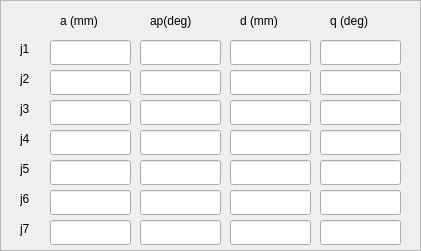
    <widget class="QFrame" name="frame_6">
     <property name="geometry">
      <rect>
       <x>460</x>
       <y>290</y>
       <width>421</width>
       <height>251</height>
      </rect>
     </property>
     <property name="frameShape">
      <enum>QFrame::StyledPanel</enum>
     </property>
     <property name="frameShadow">
      <enum>QFrame::Raised</enum>
     </property>
     <widget class="QLabel" name="label_167">
      <property name="geometry">
       <rect>
        <x>60</x>
        <y>10</y>
        <width>61</width>
        <height>21</height>
       </rect>
      </property>
      <property name="text">
       <string>a (mm)</string>
      </property>
     </widget>
     <widget class="QLabel" name="label_168">
      <property name="geometry">
       <rect>
        <x>150</x>
        <y>10</y>
        <width>61</width>
        <height>21</height>
       </rect>
      </property>
      <property name="text">
       <string>ap(deg)</string>
      </property>
     </widget>
     <widget class="QLabel" name="label_169">
      <property name="geometry">
       <rect>
        <x>240</x>
        <y>10</y>
        <width>61</width>
        <height>21</height>
       </rect>
      </property>
      <property name="text">
       <string>d (mm)</string>
      </property>
     </widget>
     <widget class="QLabel" name="label_170">
      <property name="geometry">
       <rect>
        <x>330</x>
        <y>10</y>
        <width>61</width>
        <height>21</height>
       </rect>
      </property>
      <property name="text">
       <string>q (deg)</string>
      </property>
     </widget>
     <widget class="QLabel" name="label_171">
      <property name="geometry">
       <rect>
        <x>20</x>
        <y>40</y>
        <width>21</width>
        <height>17</height>
       </rect>
      </property>
      <property name="text">
       <string>j1</string>
      </property>
     </widget>
     <widget class="QLabel" name="label_172">
      <property name="geometry">
       <rect>
        <x>20</x>
        <y>70</y>
        <width>21</width>
        <height>17</height>
       </rect>
      </property>
      <property name="text">
       <string>j2</string>
      </property>
     </widget>
     <widget class="QLabel" name="label_173">
      <property name="geometry">
       <rect>
        <x>20</x>
        <y>100</y>
        <width>21</width>
        <height>17</height>
       </rect>
      </property>
      <property name="text">
       <string>j3</string>
      </property>
     </widget>
     <widget class="QLabel" name="label_174">
      <property name="geometry">
       <rect>
        <x>20</x>
        <y>130</y>
        <width>21</width>
        <height>17</height>
       </rect>
      </property>
      <property name="text">
       <string>j4</string>
      </property>
     </widget>
     <widget class="QLabel" name="label_175">
      <property name="geometry">
       <rect>
        <x>20</x>
        <y>160</y>
        <width>21</width>
        <height>17</height>
       </rect>
      </property>
      <property name="text">
       <string>j5</string>
      </property>
     </widget>
     <widget class="QLabel" name="label_176">
      <property name="geometry">
       <rect>
        <x>20</x>
        <y>190</y>
        <width>21</width>
        <height>17</height>
       </rect>
      </property>
      <property name="text">
       <string>j6</string>
      </property>
     </widget>
     <widget class="QLineEdit" name="lineEdit_cal_j1_a">
      <property name="geometry">
       <rect>
        <x>50</x>
        <y>40</y>
        <width>81</width>
        <height>25</height>
       </rect>
      </property>
      <property name="layoutDirection">
       <enum>Qt::LeftToRight</enum>
      </property>
      <property name="text">
       <string/>
      </property>
      <property name="maxLength">
       <number>32767</number>
      </property>
      <property name="alignment">
       <set>Qt::AlignRight|Qt::AlignTrailing|Qt::AlignVCenter</set>
      </property>
      <property name="readOnly">
       <bool>true</bool>
      </property>
     </widget>
     <widget class="QLineEdit" name="lineEdit_cal_j1_ap">
      <property name="geometry">
       <rect>
        <x>140</x>
        <y>40</y>
        <width>81</width>
        <height>25</height>
       </rect>
      </property>
      <property name="layoutDirection">
       <enum>Qt::LeftToRight</enum>
      </property>
      <property name="alignment">
       <set>Qt::AlignRight|Qt::AlignTrailing|Qt::AlignVCenter</set>
      </property>
      <property name="readOnly">
       <bool>true</bool>
      </property>
     </widget>
     <widget class="QLineEdit" name="lineEdit_cal_j1_d">
      <property name="geometry">
       <rect>
        <x>230</x>
        <y>40</y>
        <width>81</width>
        <height>25</height>
       </rect>
      </property>
      <property name="layoutDirection">
       <enum>Qt::LeftToRight</enum>
      </property>
      <property name="alignment">
       <set>Qt::AlignRight|Qt::AlignTrailing|Qt::AlignVCenter</set>
      </property>
      <property name="readOnly">
       <bool>true</bool>
      </property>
     </widget>
     <widget class="QLineEdit" name="lineEdit_cal_j1_q">
      <property name="geometry">
       <rect>
        <x>320</x>
        <y>40</y>
        <width>81</width>
        <height>25</height>
       </rect>
      </property>
      <property name="layoutDirection">
       <enum>Qt::LeftToRight</enum>
      </property>
      <property name="alignment">
       <set>Qt::AlignRight|Qt::AlignTrailing|Qt::AlignVCenter</set>
      </property>
      <property name="readOnly">
       <bool>true</bool>
      </property>
     </widget>
     <widget class="QLineEdit" name="lineEdit_cal_j2_ap">
      <property name="geometry">
       <rect>
        <x>140</x>
        <y>70</y>
        <width>81</width>
        <height>25</height>
       </rect>
      </property>
      <property name="layoutDirection">
       <enum>Qt::LeftToRight</enum>
      </property>
      <property name="alignment">
       <set>Qt::AlignRight|Qt::AlignTrailing|Qt::AlignVCenter</set>
      </property>
      <property name="readOnly">
       <bool>true</bool>
      </property>
     </widget>
     <widget class="QLineEdit" name="lineEdit_cal_j2_d">
      <property name="geometry">
       <rect>
        <x>230</x>
        <y>70</y>
        <width>81</width>
        <height>25</height>
       </rect>
      </property>
      <property name="layoutDirection">
       <enum>Qt::LeftToRight</enum>
      </property>
      <property name="alignment">
       <set>Qt::AlignRight|Qt::AlignTrailing|Qt::AlignVCenter</set>
      </property>
      <property name="readOnly">
       <bool>true</bool>
      </property>
     </widget>
     <widget class="QLineEdit" name="lineEdit_cal_j2_a">
      <property name="geometry">
       <rect>
        <x>50</x>
        <y>70</y>
        <width>81</width>
        <height>25</height>
       </rect>
      </property>
      <property name="layoutDirection">
       <enum>Qt::LeftToRight</enum>
      </property>
      <property name="text">
       <string/>
      </property>
      <property name="maxLength">
       <number>32767</number>
      </property>
      <property name="alignment">
       <set>Qt::AlignRight|Qt::AlignTrailing|Qt::AlignVCenter</set>
      </property>
      <property name="readOnly">
       <bool>true</bool>
      </property>
     </widget>
     <widget class="QLineEdit" name="lineEdit_cal_j2_q">
      <property name="geometry">
       <rect>
        <x>320</x>
        <y>70</y>
        <width>81</width>
        <height>25</height>
       </rect>
      </property>
      <property name="layoutDirection">
       <enum>Qt::LeftToRight</enum>
      </property>
      <property name="alignment">
       <set>Qt::AlignRight|Qt::AlignTrailing|Qt::AlignVCenter</set>
      </property>
      <property name="readOnly">
       <bool>true</bool>
      </property>
     </widget>
     <widget class="QLineEdit" name="lineEdit_cal_j3_ap">
      <property name="geometry">
       <rect>
        <x>140</x>
        <y>100</y>
        <width>81</width>
        <height>25</height>
       </rect>
      </property>
      <property name="layoutDirection">
       <enum>Qt::LeftToRight</enum>
      </property>
      <property name="alignment">
       <set>Qt::AlignRight|Qt::AlignTrailing|Qt::AlignVCenter</set>
      </property>
      <property name="readOnly">
       <bool>true</bool>
      </property>
     </widget>
     <widget class="QLineEdit" name="lineEdit_cal_j3_d">
      <property name="geometry">
       <rect>
        <x>230</x>
        <y>100</y>
        <width>81</width>
        <height>25</height>
       </rect>
      </property>
      <property name="layoutDirection">
       <enum>Qt::LeftToRight</enum>
      </property>
      <property name="alignment">
       <set>Qt::AlignRight|Qt::AlignTrailing|Qt::AlignVCenter</set>
      </property>
      <property name="readOnly">
       <bool>true</bool>
      </property>
     </widget>
     <widget class="QLineEdit" name="lineEdit_cal_j3_a">
      <property name="geometry">
       <rect>
        <x>50</x>
        <y>100</y>
        <width>81</width>
        <height>25</height>
       </rect>
      </property>
      <property name="layoutDirection">
       <enum>Qt::LeftToRight</enum>
      </property>
      <property name="text">
       <string/>
      </property>
      <property name="maxLength">
       <number>32767</number>
      </property>
      <property name="alignment">
       <set>Qt::AlignRight|Qt::AlignTrailing|Qt::AlignVCenter</set>
      </property>
      <property name="readOnly">
       <bool>true</bool>
      </property>
     </widget>
     <widget class="QLineEdit" name="lineEdit_cal_j3_q">
      <property name="geometry">
       <rect>
        <x>320</x>
        <y>100</y>
        <width>81</width>
        <height>25</height>
       </rect>
      </property>
      <property name="layoutDirection">
       <enum>Qt::LeftToRight</enum>
      </property>
      <property name="alignment">
       <set>Qt::AlignRight|Qt::AlignTrailing|Qt::AlignVCenter</set>
      </property>
      <property name="readOnly">
       <bool>true</bool>
      </property>
     </widget>
     <widget class="QLineEdit" name="lineEdit_cal_j4_ap">
      <property name="geometry">
       <rect>
        <x>140</x>
        <y>130</y>
        <width>81</width>
        <height>25</height>
       </rect>
      </property>
      <property name="layoutDirection">
       <enum>Qt::LeftToRight</enum>
      </property>
      <property name="alignment">
       <set>Qt::AlignRight|Qt::AlignTrailing|Qt::AlignVCenter</set>
      </property>
      <property name="readOnly">
       <bool>true</bool>
      </property>
     </widget>
     <widget class="QLineEdit" name="lineEdit_cal_j4_d">
      <property name="geometry">
       <rect>
        <x>230</x>
        <y>130</y>
        <width>81</width>
        <height>25</height>
       </rect>
      </property>
      <property name="layoutDirection">
       <enum>Qt::LeftToRight</enum>
      </property>
      <property name="alignment">
       <set>Qt::AlignRight|Qt::AlignTrailing|Qt::AlignVCenter</set>
      </property>
      <property name="readOnly">
       <bool>true</bool>
      </property>
     </widget>
     <widget class="QLineEdit" name="lineEdit_cal_j4_a">
      <property name="geometry">
       <rect>
        <x>50</x>
        <y>130</y>
        <width>81</width>
        <height>25</height>
       </rect>
      </property>
      <property name="layoutDirection">
       <enum>Qt::LeftToRight</enum>
      </property>
      <property name="text">
       <string/>
      </property>
      <property name="maxLength">
       <number>32767</number>
      </property>
      <property name="alignment">
       <set>Qt::AlignRight|Qt::AlignTrailing|Qt::AlignVCenter</set>
      </property>
      <property name="readOnly">
       <bool>true</bool>
      </property>
     </widget>
     <widget class="QLineEdit" name="lineEdit_cal_j4_q">
      <property name="geometry">
       <rect>
        <x>320</x>
        <y>130</y>
        <width>81</width>
        <height>25</height>
       </rect>
      </property>
      <property name="layoutDirection">
       <enum>Qt::LeftToRight</enum>
      </property>
      <property name="alignment">
       <set>Qt::AlignRight|Qt::AlignTrailing|Qt::AlignVCenter</set>
      </property>
      <property name="readOnly">
       <bool>true</bool>
      </property>
     </widget>
     <widget class="QLineEdit" name="lineEdit_cal_j5_ap">
      <property name="geometry">
       <rect>
        <x>140</x>
        <y>160</y>
        <width>81</width>
        <height>25</height>
       </rect>
      </property>
      <property name="layoutDirection">
       <enum>Qt::LeftToRight</enum>
      </property>
      <property name="alignment">
       <set>Qt::AlignRight|Qt::AlignTrailing|Qt::AlignVCenter</set>
      </property>
      <property name="readOnly">
       <bool>true</bool>
      </property>
     </widget>
     <widget class="QLineEdit" name="lineEdit_cal_j5_d">
      <property name="geometry">
       <rect>
        <x>230</x>
        <y>160</y>
        <width>81</width>
        <height>25</height>
       </rect>
      </property>
      <property name="layoutDirection">
       <enum>Qt::LeftToRight</enum>
      </property>
      <property name="alignment">
       <set>Qt::AlignRight|Qt::AlignTrailing|Qt::AlignVCenter</set>
      </property>
      <property name="readOnly">
       <bool>true</bool>
      </property>
     </widget>
     <widget class="QLineEdit" name="lineEdit_cal_j5_a">
      <property name="geometry">
       <rect>
        <x>50</x>
        <y>160</y>
        <width>81</width>
        <height>25</height>
       </rect>
      </property>
      <property name="layoutDirection">
       <enum>Qt::LeftToRight</enum>
      </property>
      <property name="text">
       <string/>
      </property>
      <property name="maxLength">
       <number>32767</number>
      </property>
      <property name="alignment">
       <set>Qt::AlignRight|Qt::AlignTrailing|Qt::AlignVCenter</set>
      </property>
      <property name="readOnly">
       <bool>true</bool>
      </property>
     </widget>
     <widget class="QLineEdit" name="lineEdit_cal_j5_q">
      <property name="geometry">
       <rect>
        <x>320</x>
        <y>160</y>
        <width>81</width>
        <height>25</height>
       </rect>
      </property>
      <property name="layoutDirection">
       <enum>Qt::LeftToRight</enum>
      </property>
      <property name="alignment">
       <set>Qt::AlignRight|Qt::AlignTrailing|Qt::AlignVCenter</set>
      </property>
      <property name="readOnly">
       <bool>true</bool>
      </property>
     </widget>
     <widget class="QLineEdit" name="lineEdit_cal_j6_ap">
      <property name="geometry">
       <rect>
        <x>140</x>
        <y>190</y>
        <width>81</width>
        <height>25</height>
       </rect>
      </property>
      <property name="layoutDirection">
       <enum>Qt::LeftToRight</enum>
      </property>
      <property name="alignment">
       <set>Qt::AlignRight|Qt::AlignTrailing|Qt::AlignVCenter</set>
      </property>
      <property name="readOnly">
       <bool>true</bool>
      </property>
     </widget>
     <widget class="QLineEdit" name="lineEdit_cal_j6_d">
      <property name="geometry">
       <rect>
        <x>230</x>
        <y>190</y>
        <width>81</width>
        <height>25</height>
       </rect>
      </property>
      <property name="layoutDirection">
       <enum>Qt::LeftToRight</enum>
      </property>
      <property name="alignment">
       <set>Qt::AlignRight|Qt::AlignTrailing|Qt::AlignVCenter</set>
      </property>
      <property name="readOnly">
       <bool>true</bool>
      </property>
     </widget>
     <widget class="QLineEdit" name="lineEdit_cal_j6_a">
      <property name="geometry">
       <rect>
        <x>50</x>
        <y>190</y>
        <width>81</width>
        <height>25</height>
       </rect>
      </property>
      <property name="layoutDirection">
       <enum>Qt::LeftToRight</enum>
      </property>
      <property name="text">
       <string/>
      </property>
      <property name="maxLength">
       <number>32767</number>
      </property>
      <property name="alignment">
       <set>Qt::AlignRight|Qt::AlignTrailing|Qt::AlignVCenter</set>
      </property>
      <property name="readOnly">
       <bool>true</bool>
      </property>
     </widget>
     <widget class="QLineEdit" name="lineEdit_cal_j6_q">
      <property name="geometry">
       <rect>
        <x>320</x>
        <y>190</y>
        <width>81</width>
        <height>25</height>
       </rect>
      </property>
      <property name="layoutDirection">
       <enum>Qt::LeftToRight</enum>
      </property>
      <property name="alignment">
       <set>Qt::AlignRight|Qt::AlignTrailing|Qt::AlignVCenter</set>
      </property>
      <property name="readOnly">
       <bool>true</bool>
      </property>
     </widget>
     <widget class="QLineEdit" name="lineEdit_cal_j7_q">
      <property name="geometry">
       <rect>
        <x>320</x>
        <y>220</y>
        <width>81</width>
        <height>25</height>
       </rect>
      </property>
      <property name="layoutDirection">
       <enum>Qt::LeftToRight</enum>
      </property>
      <property name="alignment">
       <set>Qt::AlignRight|Qt::AlignTrailing|Qt::AlignVCenter</set>
      </property>
      <property name="readOnly">
       <bool>true</bool>
      </property>
     </widget>
     <widget class="QLineEdit" name="lineEdit_cal_j7_a">
      <property name="geometry">
       <rect>
        <x>50</x>
        <y>220</y>
        <width>81</width>
        <height>25</height>
       </rect>
      </property>
      <property name="layoutDirection">
       <enum>Qt::LeftToRight</enum>
      </property>
      <property name="text">
       <string/>
      </property>
      <property name="maxLength">
       <number>32767</number>
      </property>
      <property name="alignment">
       <set>Qt::AlignRight|Qt::AlignTrailing|Qt::AlignVCenter</set>
      </property>
      <property name="readOnly">
       <bool>true</bool>
      </property>
     </widget>
     <widget class="QLabel" name="label_177">
      <property name="geometry">
       <rect>
        <x>20</x>
        <y>220</y>
        <width>21</width>
        <height>17</height>
       </rect>
      </property>
      <property name="text">
       <string>j7</string>
      </property>
     </widget>
     <widget class="QLineEdit" name="lineEdit_cal_j7_d">
      <property name="geometry">
       <rect>
        <x>230</x>
        <y>220</y>
        <width>81</width>
        <height>25</height>
       </rect>
      </property>
      <property name="layoutDirection">
       <enum>Qt::LeftToRight</enum>
      </property>
      <property name="alignment">
       <set>Qt::AlignRight|Qt::AlignTrailing|Qt::AlignVCenter</set>
      </property>
      <property name="readOnly">
       <bool>true</bool>
      </property>
     </widget>
     <widget class="QLineEdit" name="lineEdit_cal_j7_ap">
      <property name="geometry">
       <rect>
        <x>140</x>
        <y>220</y>
        <width>81</width>
        <height>25</height>
       </rect>
      </property>
      <property name="layoutDirection">
       <enum>Qt::LeftToRight</enum>
      </property>
      <property name="alignment">
       <set>Qt::AlignRight|Qt::AlignTrailing|Qt::AlignVCenter</set>
      </property>
      <property name="readOnly">
       <bool>true</bool>
      </property>
     </widget>
    </widget>
